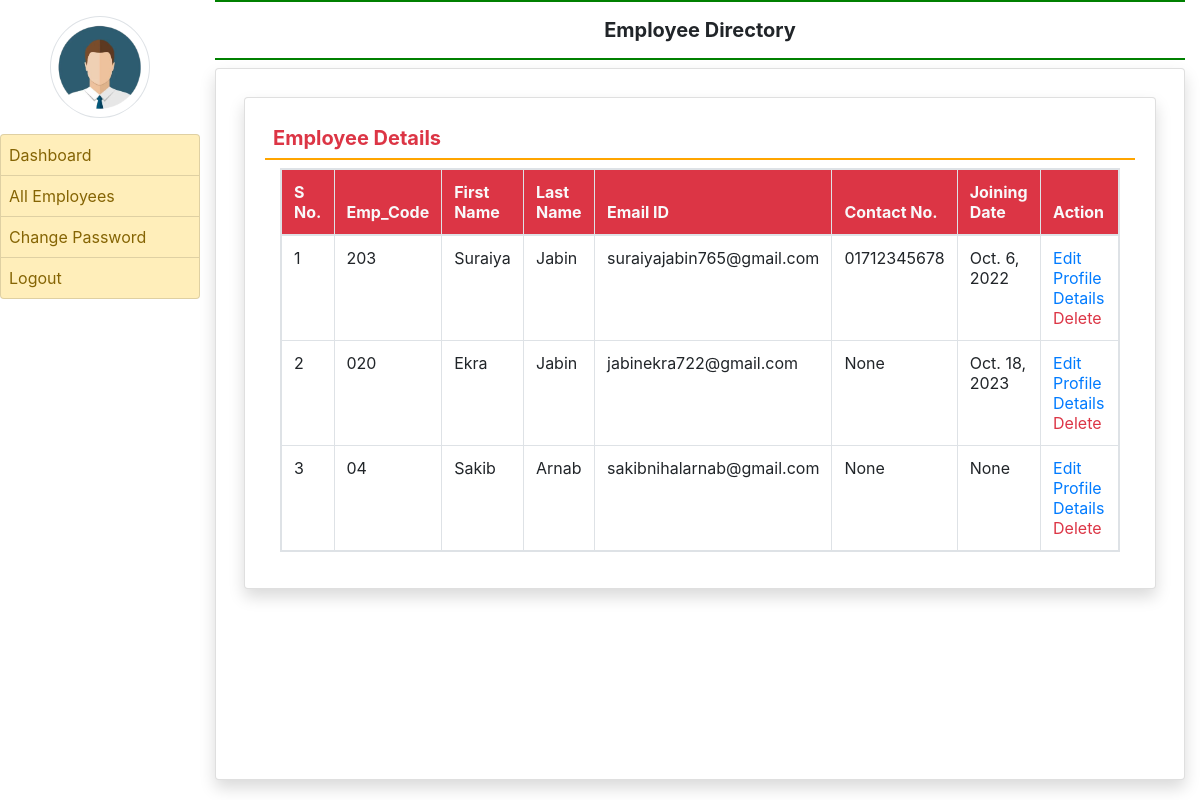
Page /all_employee/ (signed in) on the committed database.
### employee/models.py (models this page shows, shortened)
class EmployeeDetail(models.Model):
    user = models.ForeignKey(User,on_delete=models.CASCADE)
    empcode = models.CharField(max_length=50)
    empdept = models.CharField(max_length=100,null=True)
    designation = models.CharField(max_length=100,null=True)
    contact = models.CharField(max_length=50,null=True)
    gender = models.CharField(max_length=50,null=True)
    joiningdate = models.DateField(null=True)

### employee/views.py (the view)
# urls.py: path('all_employee/',all_employee,name='all_employee'),
def all_employee(request):
    if not request.user.is_authenticated:
        return redirect('admin_login')
    employee = EmployeeDetail.objects.all()
    return render(request,'all_employee.html',locals())

### employee/templates/all_employee.html
{%extends 'admin_base.html'%}
{% block main %}
    <div class="card shadow m-2">
        <div class="card-body">
            <h5 class="p-2 text-danger" style="border-bottom: 2px solid orange"><b>Employee Details</b></h5>
            <div class="Container-fluid">
                <table class="table table-bordered table-hover table-responsive " id="example">
                    <thead class="text-light bg-danger">
                     <tr>
                        <th>S No.</th>
                        <th>Emp_Code</th>
                        <th>First Name</th>
                        <th>Last Name</th>
                        <th>Email ID</th>
                        <th>Contact No.</th>
                        <th>Joining Date</th>
                        <th>Action</th>
                     </tr>
                    </thead>
                    <tbody>
                    {%for i in employee%}
                    <tr>
                        <td>{{forloop.counter}}</td>
                        <td>{{i.empcode}}</td>
                        <td>{{i.user.first_name}}</td>
                        <td>{{i.user.last_name}}</td>
                        <td>{{i.user.username}}</td>
                        <td>{{i.contact}}</td>
                        <td>{{i.joiningdate}}</td>
                        <td><a href="{%url 'edit_profile' i.user.id%}" class="text-primary">Edit Profile Details</a>
                            <a href="{%url 'delete_employee' i.user.id%}" class="text-danger" onclick="return confirm('Are You Sure?')">Delete</a></td>
                    </tr>
                    {%endfor%}
                    </tbody>
                </table>
            </div>
        </div>
    </div>
{% endblock %}

### rows in the picture
EmployeeDetail: empcode "203", user.first_name "Suraiya", user.last_name "Jabin", user.username "suraiyajabin765@gmail.com", contact "01712345678", joiningdate "Oct. 6, 2022"
EmployeeDetail: empcode "020", user.first_name "Ekra", user.last_name "Jabin", user.username "jabinekra722@gmail.com", contact "None", joiningdate "Oct. 18, 2023"
EmployeeDetail: empcode "04", user.first_name "Sakib", user.last_name "Arnab", user.username "sakibnihalarnab@gmail.com", contact "None", joiningdate "None"
